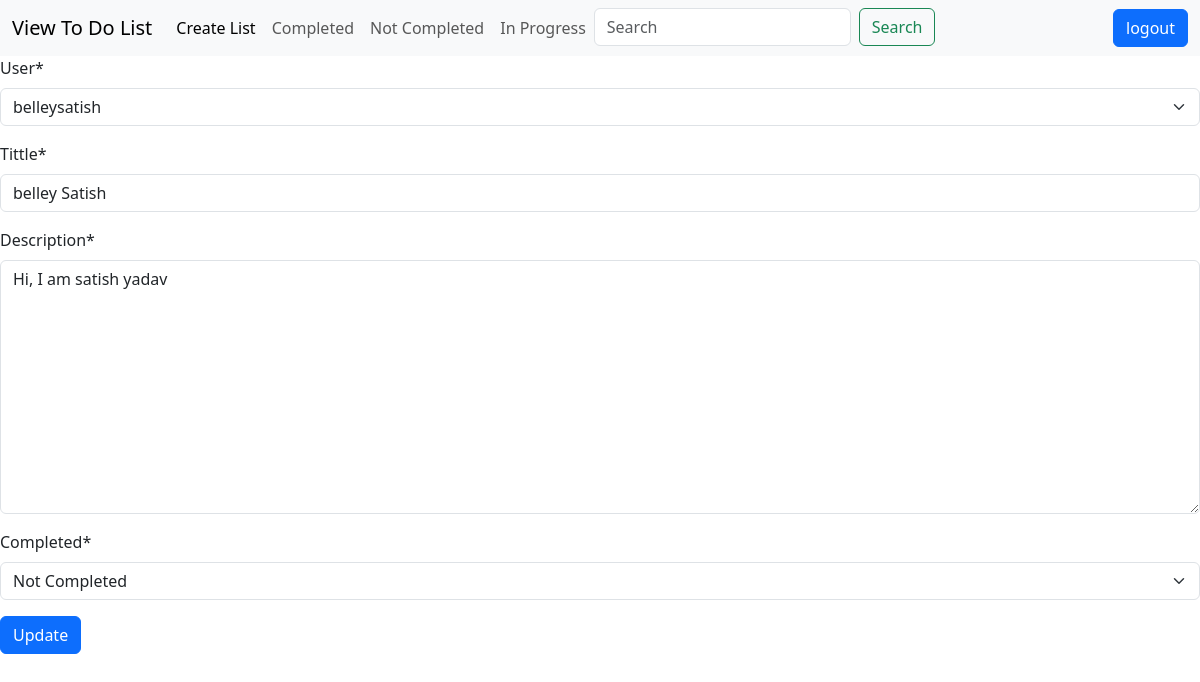
Page /update/9 (signed in) on the committed database.
### authenticate/models.py (models this page shows, shortened)
class to_do_list(models.Model):
    compeltion=(('Completed','Completed'),
                ('NotCompleted','Not Completed'),
                ('InProgress','In Progress'),)
    user=models.ForeignKey(User,on_delete=models.CASCADE)
    Tittle=models.CharField(max_length=50)
    to_do_list=models.TextField(default='',verbose_name='Description')
    completed=models.CharField(max_length=50,choices=compeltion,default='c')

### authenticate/views.py (the view)
# urls.py: path('update/<int:id>',views.update,name='update'),
@csrf_exempt
@login_required(login_url='login_user')
def update(request,id):
    data1=to_do_list.objects.filter(id=id).first()
    form=to_do_list_form(request.POST or None, instance=data1)
    if form.is_valid():
         form.save()
         return redirect(home)
    return render(request,'authenticate/update1.html',{'form':form})

### authenticate/forms.py
class to_do_list_form(forms.ModelForm):
   class Meta:
      model= to_do_list
      fields='__all__'

### authenticate/templates/authenticate/update1.html (shortened to what this page needs)
{% extends "authenticate/basic.html" %}
{% load crispy_forms_tags %}
{% block content %}
<form action=" " method="POST">
{{form | crispy}}
<input class="btn btn-primary" type="submit" value="Update">
</form>
{% endblock content %}

### rows in the picture
to_do_list: user "belleysatish", Tittle "belley Satish", to_do_list "Hi, I am satish yadav", completed "Not Completed"
